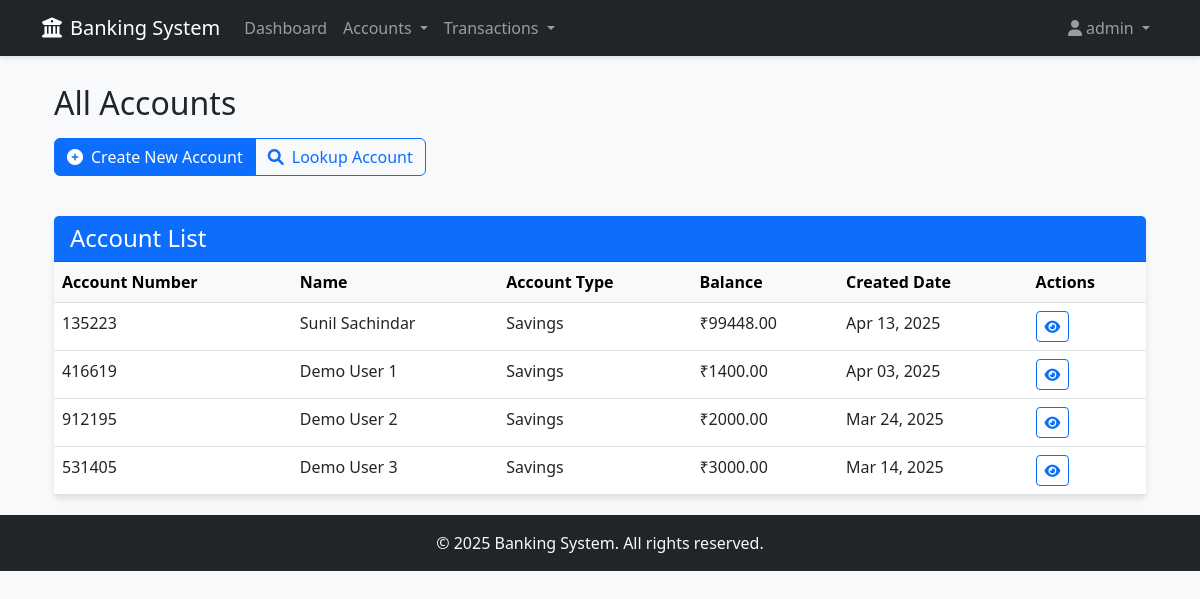
/accounts/list/ (signed in), run on the app's committed database.
### authentication/models.py (models this page shows, shortened)
class User(AbstractUser):
    is_admin = models.BooleanField(default=False)
    account_no = models.IntegerField(null=True, blank=True)

### accounts/models.py (models this page shows, shortened)
class Account(models.Model):
    ACCOUNT_TYPES = [
        ('Savings', 'Savings'),
        ('Current', 'Current'),
        ('Deposit', 'Deposit'),
    ]
    account_no = models.IntegerField(primary_key=True)
    user = models.OneToOneField(User, on_delete=models.CASCADE, related_name='account', null=True)
    name = models.CharField(max_length=100)
    address = models.TextField()
    kyc = models.CharField(max_length=50, help_text="KYC identification")
    mobile = models.CharField(max_length=15)
    email = models.EmailField()
    account_type = models.CharField(max_length=20, choices=ACCOUNT_TYPES)
    balance = models.DecimalField(max_digits=12, decimal_places=2, default=0)
    interest_rate = models.FloatField(help_text="Interest rate for this account")
    created_date = models.DateTimeField(default=timezone.now)
    last_updated = models.DateTimeField(auto_now=True)

### accounts/views.py (the view)
# urls.py: path('list/', views.admin_accounts_view, name='admin_accounts'),
@login_required
def admin_accounts_view(request):
    if not request.user.is_admin:
        messages.error(request, "You do not have permission to access this page.")
        return redirect('dashboard')
    accounts = Account.objects.all().order_by('-created_date')
    return render(request, 'accounts/admin_accounts.html', {'accounts': accounts})

### templates/accounts/admin_accounts.html (shortened to what this page needs)
{% extends 'base/base.html' %}
{% block content %}
<div class="container">
    <div class="row mb-4">
        <div class="col">
            <h2 class="mb-3">All Accounts</h2>
            <div class="btn-group mb-3">
                <a href="{% url 'create_account' %}" class="btn btn-primary">
                    <i class="fas fa-plus-circle me-2"></i>Create New Account
                </a>
                <a href="{% url 'account_lookup' %}" class="btn btn-outline-primary">
                    <i class="fas fa-search me-2"></i>Lookup Account
                </a>
            </div>
        </div>
    </div>
    {% if accounts %}
    <div class="row">
        <div class="col">
            <div class="card">
                <div class="card-header bg-primary text-white">
                    <h4 class="mb-0">Account List</h4>
                </div>
                <div class="card-body p-0">
                    <div class="table-responsive">
                        <table class="table table-hover mb-0">
                            <thead class="table-light">
                                <tr>
                                    <th>Account Number</th>
                                    <th>Name</th>
                                    <th>Account Type</th>
                                    <th>Balance</th>
                                    <th>Created Date</th>
                                    <th>Actions</th>
                                </tr>
                            </thead>
                            <tbody>
                                {% for account in accounts %}
                                <tr>
                                    <td>{{ account.account_no }}</td>
                                    <td>{{ account.name }}</td>
                                    <td>{{ account.account_type }}</td>
                                    <td>₹{{ account.balance }}</td>
                                    <td>{{ account.created_date|date:"M d, Y" }}</td>
                                    <td>
                                        <a href="{% url 'account_detail' account.account_no %}" class="btn btn-sm btn-outline-primary">
                                            <i class="fas fa-eye"></i>
                                        </a>
                                    </td>
                                </tr>
                                {% endfor %}
                            </tbody>
                        </table>
                    </div>
                </div>
            </div>
        </div>
    </div>
    {% endif %}
</div>
{% endblock %}

### templates/base/base.html (shortened to what this page needs)
<!DOCTYPE html>
<html lang="en">
<head>
    <link href="https://cdn.jsdelivr.net/npm/bootstrap@5.3.0-alpha1/dist/css/bootstrap.min.css" rel="stylesheet">
    <link rel="stylesheet" href="https://cdnjs.cloudflare.com/ajax/libs/font-awesome/6.0.0/css/all.min.css">
</head>
<body>
    <nav class="navbar navbar-expand-lg navbar-dark bg-dark fixed-top">
        <div class="container">
            <a class="navbar-brand" href="{% url 'dashboard' %}">
                <i class="fas fa-university me-2"></i>Banking System
            </a>
            <div class="collapse navbar-collapse" id="navbarNav">
                {% if user.is_authenticated %}
                <ul class="navbar-nav me-auto">
                    <li class="nav-item">
                        <a class="nav-link" href="{% url 'dashboard' %}">Dashboard</a>
                    </li>
                    {% if user.is_admin %}
                    <li class="nav-item dropdown">
                        <a class="nav-link dropdown-toggle" href="#" id="accountsDropdown" role="button"
                           data-bs-toggle="dropdown" aria-expanded="false">
                            Accounts
                        </a>
                    </li>
                    <li class="nav-item dropdown">
                        <a class="nav-link dropdown-toggle" href="#" id="transactionsDropdown" role="button"
                           data-bs-toggle="dropdown" aria-expanded="false">
                            Transactions
                        </a>
                    </li>
                    {% endif %}
                </ul>
                <ul class="navbar-nav">
                    <li class="nav-item dropdown">
                        <a class="nav-link dropdown-toggle" href="#" id="userDropdown" role="button"
                           data-bs-toggle="dropdown" aria-expanded="false">
                            <i class="fas fa-user me-1"></i>{{ user.username }}
                        </a>
                    </li>
                </ul>
                {% endif %}
            </div>
        </div>
    </nav>
    <div class="container mt-4">
        {% block content %}{% endblock %}
    </div>
    <footer class="footer mt-auto py-3 bg-dark">
        <div class="container text-center">
            <span class="text-light">&copy; 2025 Banking System. All rights reserved.</span>
        </div>
    </footer>
</body>
</html>

### templates/base/base.html (style rules this page uses)
body { padding-top: 60px; background-color: #f8f9fa; }
.navbar { box-shadow: 0 2px 4px rgba(0,0,0,.1); }
.card { margin-bottom: 20px; box-shadow: 0 4px 6px rgba(0,0,0,.1); border: none; }
.card-header { background-color: #f8f9fa; border-bottom: 1px solid rgba(0,0,0,.125); font-weight: 600; }
.footer { margin-top: 40px; padding: 20px 0; background-color: #343a40; color: white; }

### data on the page
User: username "admin"
Account: account_no "135223", name "Sunil Sachindar", account_type "Savings", balance "99448.00", created_date "Apr 13, 2025"
Account: account_no "416619", name "Demo User 1", account_type "Savings", balance "1400.00", created_date "Apr 03, 2025"
Account: account_no "912195", name "Demo User 2", account_type "Savings", balance "2000.00", created_date "Mar 24, 2025"
Account: account_no "531405", name "Demo User 3", account_type "Savings", balance "3000.00", created_date "Mar 14, 2025"
